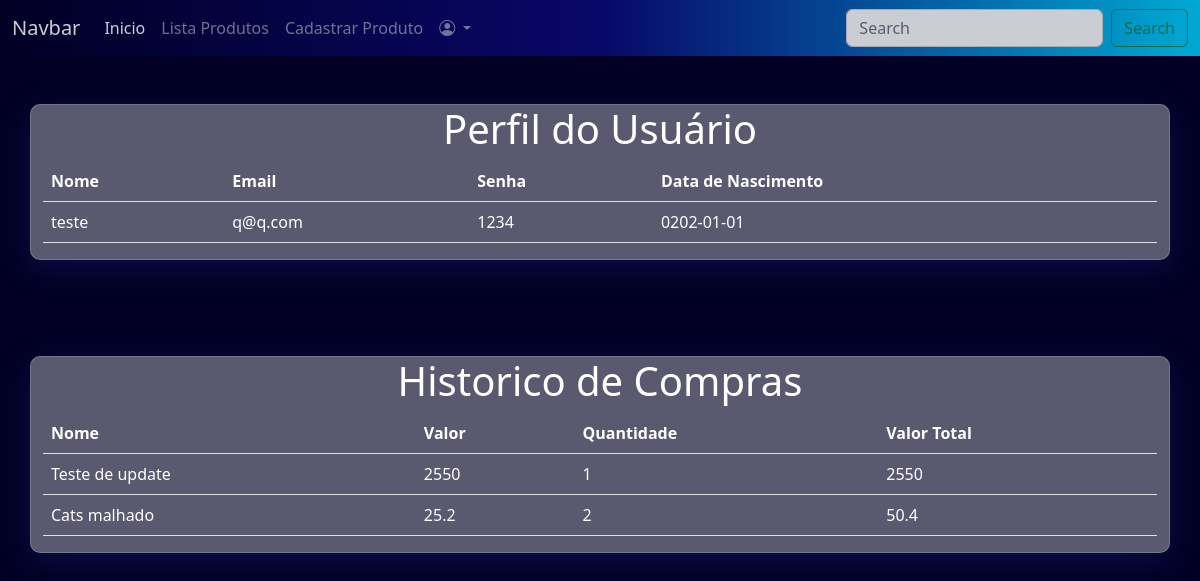
The page /usuarios/perfil.php (signed in) on the database its author committed.
### tables this page shows
CREATE TABLE usuarios(
id INTEGER PRIMARY KEY AUTOINCREMENT,
nome TEXT,
email TEXT,
data_nascimento TEXT,
senha TEXT
, foto TEXT);

CREATE TABLE produtos(
id INTEGER PRIMARY KEY AUTOINCREMENT,
nome TEXT,
tipo TEXT,
descricao TEXT,
preco REAL,
quantidade INTEGER,
imagem TEXT
);

CREATE TABLE compra(
id INTEGER PRIMARY KEY AUTOINCREMENT,
id_usuario INTEGER,
id_produto INTEGER,
quantidade INTEGER,
valorTotal REAL,
FOREIGN KEY(id_usuario) REFERENCES usuarios(id),
FOREIGN KEY(id_produto) REFERENCES produtos(id)
);

### usuarios/perfil.php (the view, shortened to what this page needs)
<?php
include "../configuracao/conexao.php";
$DadosUser = "SELECT * FROM usuarios WHERE
email = '" . $_SESSION['usuario'] . "'";
$consulta = $db->query($DadosUser);
include "../componentes/header.php";
?>
<section class="py-5">
    <div class="container efeito-vidro">
        <div class="row">
            <div class="col-12">
                <h1 class="text-center">
                    Perfil do Usuário
                </h1>
            </div>
        </div>
        <div class="row">
            <div class="col-12">
                <table class="table text-white">
                    <thead>
                        <tr>
                            <th scope="col">Nome</th>
                            <th scope="col">Email</th>
                            <th scope="col">Senha</th>
                            <th scope="col">Data de Nascimento</th>
                        </tr>
                    </thead>
                    <tbody>
                        <?php while ($linha = $consulta->fetchArray()) { ?>
                            <tr>
                                <?php $id = $linha["id"]; ?>
                                <td><?php echo $linha["nome"]; ?></td>
                                <td><?php echo $linha["email"]; ?></td>
                                <td><?php echo $linha["senha"]; ?></td>
                                <td><?php echo $linha["data_nascimento"];
                                    ?></td>
                            </tr>
                        <?php } ?>
                    </tbody>
                </table>
            </div>
        </div>
    </div>
</section>
<section class="py-5">
    <div class="container efeito-vidro">
        <div class="row">
            <div class="col-12">
                <h1 class="text-center">
                    Historico de Compras
                </h1>
            </div>
        </div>
        <div class="row">
            <div class="col-12">
                <table class="table text-white">
                    <thead>
                        <tr>
                            <th scope="col">Nome</th>
                            <th scope="col">Valor</th>
                            <th scope="col">Quantidade</th>
                            <th scope="col">Valor Total</th>
                        </tr>
                    </thead>
                    <tbody>
                        <?php
                        $historico = "SELECT * FROM compra WHERE
                           id_usuario = '" . $id . "'";
                        $consulta = $db->query($historico);
                        while ($linha = $consulta->fetchArray()) { ?>
                            <tr>
                                <?php
                                $produtos = "SELECT * FROM produtos WHERE
                                id = '" . $linha["id_produto"] . "'";
                                $consulta2 = $db->query($produtos);
                                while ($linha2 = $consulta2->fetchArray()) { ?>
                                    <td><?php echo $linha2["nome"]; ?></td>
                                    <td><?php echo $linha2["preco"]; ?></td>
                                    <td><?php echo $linha["quantidade"]; ?></td>
                                    <td><?php echo $linha["valorTotal"]; ?></td>
                                <?php } ?>
                            </tr>
                        <?php } ?>
                    </tbody>
                </table>
            </div>
        </div>
    </div>
</section>
<?php
include "../componentes/footer.php";
?>

### componentes/estilo.css (style rules this page uses)
.bg-2 { background-color: #020024; }
.efeito-vidro { background: rgba(255, 255, 255, 0.35); box-shadow: 0 8px 32px 0 rgba(31, 38, 135, 0.37); backdrop-filter: blur(13.5px); -webkit-backdrop-filter: blur(13.5px); border-radius: 10px; border: 1px solid rgba(255, 255, 255, 0.18); color: #fff; }

### rows shown on the page
usuarios: nome "teste", email "q@q.com", senha "1234", data_nascimento "0202-01-01"
compra: quantidade "1", valorTotal "2550"
produtos: nome "Teste de update", preco "2550"
compra: quantidade "2", valorTotal "50.4"
produtos: nome "Cats malhado", preco "25.2"
